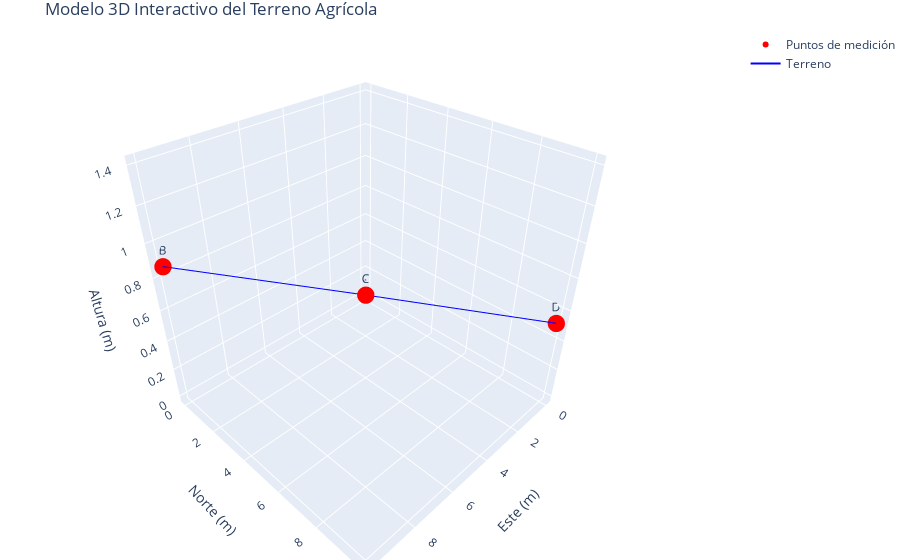

Source (notebook cell):
### Code cell
import numpy as np
import plotly.graph_objects as go

# Datos recolectados
puntos = np.array([
    [0, 0, 0],     # A
    [10, 0, 0.87],  # B
    [10, 10, 1.40], # C
    [0, 10, 0.52]   # D
])

# Etiquetas para cada punto
etiquetas = ['A', 'B', 'C', 'D']

# Crear gráfico 3D interactivo con Plotly
fig = go.Figure()

# Añadir puntos de dispersión con etiquetas
fig.add_trace(go.Scatter3d(
    x=puntos[:, 0],
    y=puntos[:, 1],
    z=puntos[:, 2],
    mode='markers+text',
    marker=dict(
        size=6,
        color='red',
    ),
    text=etiquetas,
    textposition="top center",
    name='Puntos de medición'
))

# Añadir líneas que conectan los puntos
fig.add_trace(go.Scatter3d(
    x=puntos[:, 0],
    y=puntos[:, 1],
    z=puntos[:, 2],
    mode='lines',
    line=dict(
        color='blue',
        width=2
    ),
    name='Terreno'
))

# Configurar el diseño del gráfico
fig.update_layout(
    title='Modelo 3D Interactivo del Terreno Agrícola',
    scene=dict(
        xaxis_title='Este (m)',
        yaxis_title='Norte (m)',
        zaxis_title='Altura (m)',
    ),
    margin=dict(l=0, r=0, b=0, t=30)
)

# Mostrar el gráfico interactivo
fig.show()

### Figure 1 — Plotly figure (JSON) as saved in the notebook; plotly's stock layout.template omitted (floating-point values rounded to 4 significant figures)
{"data": [{"marker": {"color": "red", "size": 6}, "mode": "markers+text", "name": "Puntos de medición", "text": ["A", "B", "C", "D"], "textposition": "top center", "type": "scatter3d", "x": [0.0, 10.0, 10.0, 0.0], "y": [0.0, 0.0, 10.0, 10.0], "z": [0.0, 0.87, 1.4, 0.52]}, {"line": {"color": "blue", "width": 2}, "mode": "lines", "name": "Terreno", "type": "scatter3d", "x": [0.0, 10.0, 10.0, 0.0], "y": [0.0, 0.0, 10.0, 10.0], "z": [0.0, 0.87, 1.4, 0.52]}], "layout": {"margin": {"b": 0, "l": 0, "r": 0, "t": 30}, "scene": {"xaxis": {"title": {"text": "Este (m)"}}, "yaxis": {"title": {"text": "Norte (m)"}}, "zaxis": {"title": {"text": "Altura (m)"}}}, "title": {"text": "Modelo 3D Interactivo del Terreno Agrícola"}}}
